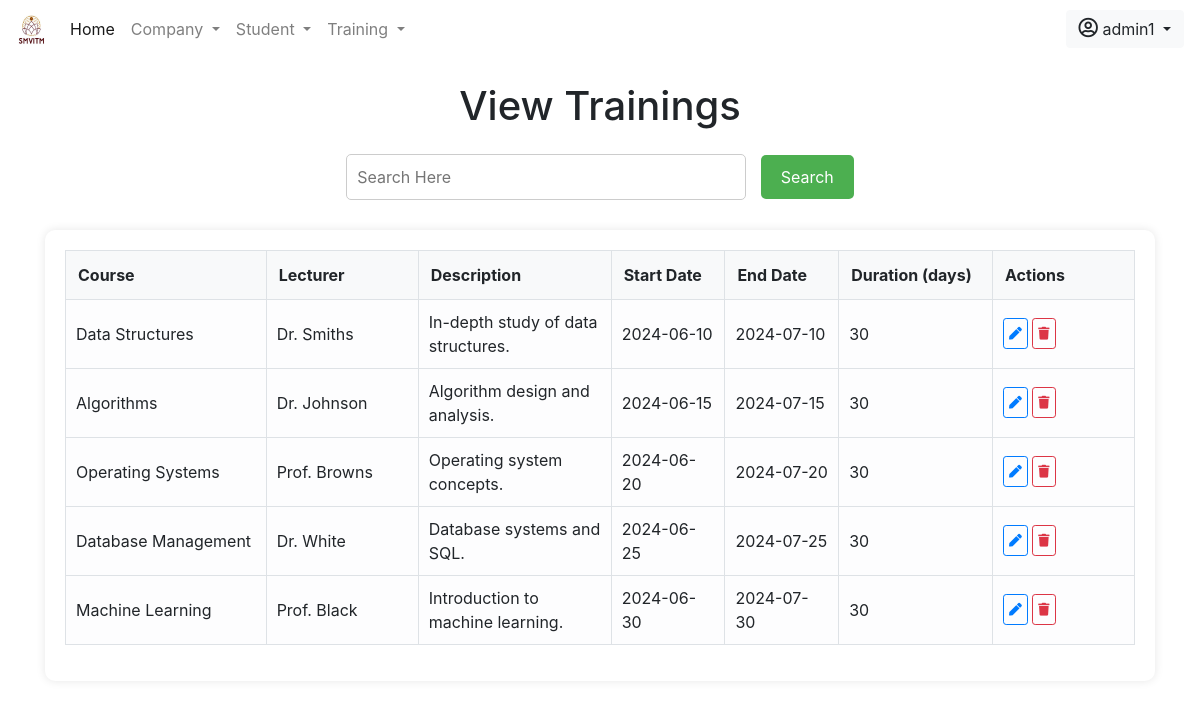
Page /admin/viewtraining.php (signed in) on the committed database.
### tables this page shows
CREATE TABLE `training` (
  `course` varchar(255) NOT NULL,
  `lecturer` varchar(255) NOT NULL,
  `description` text NOT NULL,
  `start_date` date NOT NULL,
  `end_date` date NOT NULL,
  `duration` int(11) NOT NULL
);

### admin/viewtraining.php (the view, shortened to what this page needs)
<!DOCTYPE html>
<html lang="en">
<head>
    <?php include_once 'includes/head.php' ?>
</head>
<body>
    <?php include_once 'includes/nav.php'; ?>
    <div class="container" style="z-index: 2;">
        <h1 class="form-row justify-content-center mt-4">View Trainings</h1>
        <div class="search-container mt-4">
            <form method="GET">
                <input type="text" name="search" placeholder="Search Here">
                <button type="submit">Search</button>
            </form>
        </div>
        <div class="table-container">
            <div class="table-responsive">
                <table class="table table-hover table-borderless table-light">
                    <thead>
                        <tr>
                            <th scope="col">Course</th>
                            <th scope="col">Lecturer</th>
                            <th scope="col">Description</th>
                            <th scope="col">Start Date</th>
                            <th scope="col">End Date</th>
                            <th scope="col">Duration (days)</th>
                            <th scope="col">Actions</th>
                        </tr>
                    </thead>
                    <tbody>
                        <?php
                        include_once 'includes/db.inc.php';
                        if (isset($_GET['search'])) {
                            $search = mysqli_real_escape_string($conn, $_GET['search']);
                            $sql = "SELECT * FROM training WHERE course LIKE '%$search%' OR lecturer LIKE '%$search%' OR description LIKE '%$search%';";
                        } else {
                            $sql = "SELECT * FROM training;";
                        }
                        $res = mysqli_query($conn, $sql);
                        if (mysqli_num_rows($res) > 0) {
                            while ($row = mysqli_fetch_assoc($res)) {
                                echo '<tr>';
                                echo '<td>' . htmlspecialchars($row['course']) . '</td>';
                                echo '<td>' . htmlspecialchars($row['lecturer']) . '</td>';
                                echo '<td>' . htmlspecialchars($row['description']) . '</td>';
                                echo '<td>' . htmlspecialchars($row['start_date']) . '</td>';
                                echo '<td>' . htmlspecialchars($row['end_date']) . '</td>';
                                echo '<td>' . htmlspecialchars($row['duration']) . '</td>';
                                ?>
                                <td>
                                <a href="edittraining.php?edit=<?php echo urlencode($row['course']); ?>" class="btn btn-sm btn-outline-primary"><i class="fas fa-pen"></i></a>
                                <a href="php/crud.php?delete1=<?php echo urlencode($row['course']); ?>" class="btn btn-sm btn-outline-danger"><i class="fas fa-trash"></i></a>
                            </td>
                            <?php
                            echo '</tr>';
                        }
                        } else {
                            echo '<tr><td colspan="7" class="no-trainings">No trainings found.</td></tr>';
                        }
                        ?>
                    </tbody>
                </table>
            </div>
        </div>
    </div>
</body>
</html>

### admin/viewtraining.php (style rules this page uses)
.search-container { display: flex; justify-content: center; margin-bottom: 20px; }
.search-container input[type=text] { padding: 10px; width: 400px; border-radius: 5px; border: 1px solid #ccc; font-size: 16px; outline: none; }
.search-container button { padding: 10px 20px; border-radius: 5px; background-color: #4CAF50; color: white; border: none; cursor: pointer; font-size: 16px; margin-left: 10px; }
.table-container { margin-top: 30px; background-color: #fff; padding: 20px; border-radius: 10px; box-shadow: 0 0 10px rgba(0, 0, 0, 0.1); }
.table thead th { background-color: #f8f9fa; font-weight: bold; width: 50px; border-bottom: 1px solid #dee2e6; border-top: 1px solid #dee2e6; border-right: 1px solid #dee2e6; }
.table thead th:first-child { border-left: 1px solid #dee2e6; }
.table thead th:last-child { border-right:1px solid #dee2e6 ; }
.table td, .table th { vertical-align: middle; border-right: 1px solid #dee2e6; }
.table td:last-child, .table th:last-child { border-right: 1px solid #dee2e6; }
.table td:first-child, .table th:first-child { border-left: 1px solid #dee2e6; }
.table td { padding: 10px 10px ; border-bottom: 1px solid #dee2e6; }
.btn-sm { padding: 5px 5px; margin: 0 0px; font-size: 0.8rem; }
.fas { font-size: 1em; }

### rows in the picture
training: course "Data Structures", lecturer "Dr. Smiths", description "In-depth study of data structures.", start_date "2024-06-10", end_date "2024-07-10", duration "30"
training: course "Algorithms", lecturer "Dr. Johnson", description "Algorithm design and analysis.", start_date "2024-06-15", end_date "2024-07-15", duration "30"
training: course "Operating Systems", lecturer "Prof. Browns", description "Operating system concepts.", start_date "2024-06-20", end_date "2024-07-20", duration "30"
training: course "Database Management", lecturer "Dr. White", description "Database systems and SQL.", start_date "2024-06-25", end_date "2024-07-25", duration "30"
training: course "Machine Learning", lecturer "Prof. Black", description "Introduction to machine learning.", start_date "2024-06-30", end_date "2024-07-30", duration "30"

### other values in the picture
$_SESSION['username'] "admin1"
